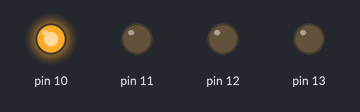
Simulated run of this sketch. Board: Arduino Uno, built with avr-gcc and run on an emulated ATmega328P. Shown: output pins drawn as LEDs (lit = HIGH).

Above: at 0.2 s.
At 1.2 s:
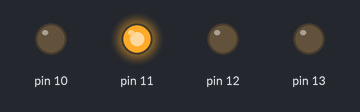
At 2.2 s:
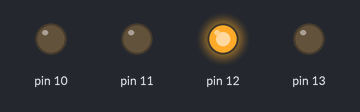
At 3.2 s:
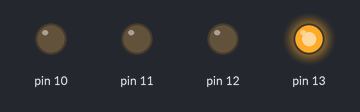
At 4.7 s:
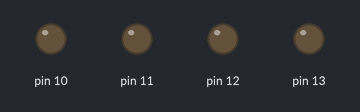
Timing chart, 0 to 5.2 s (numbered marks = the images above):
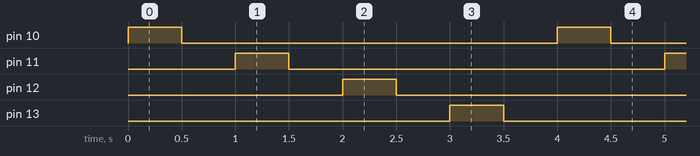

Measured:
- by itself, pin 10–13: alternates HIGH for 0.50 s and LOW for 3.5 s
- by itself, everything shown: repeats every 4.0 s, in 8 steps

The sketch:

Code_file.ino
```cpp
int i;
void setup()
{

  for(i=10;i<=13;i++)
  {
    pinMode(i, OUTPUT);
  }
}

void loop()
{
for(i=10;i<=13;i++)
{
  digitalWrite(i,HIGH);
  delay(500);
  digitalWrite(i,LOW);
  delay(500);
}
}
```
